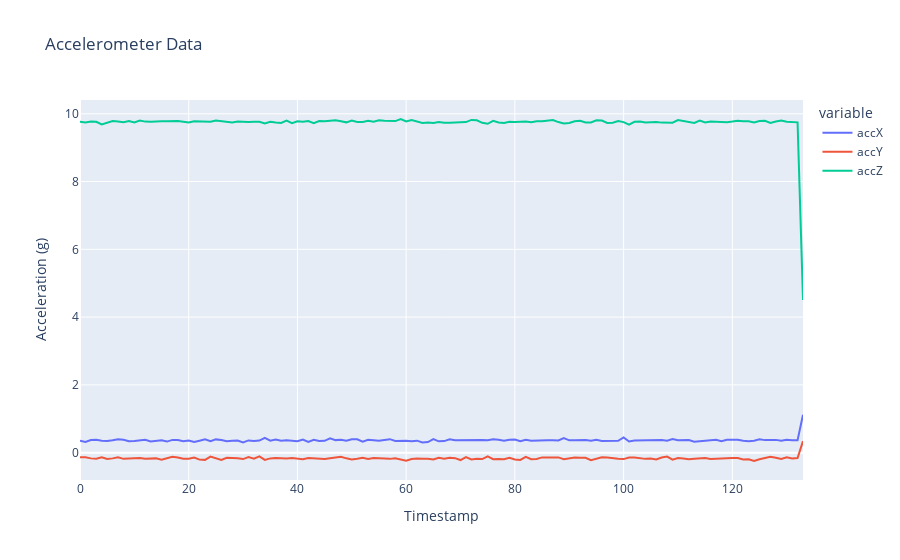

Notebook source saved alongside this figure:
### Code cell
## plotting the data using plotly
import plotly.express as px
fig = px.line(acc_sample, x='sample_index', y=['accX', 'accY', 'accZ'], title='Accelerometer Data')
fig.update_layout(xaxis_title='Timestamp', yaxis_title='Acceleration (g)')
fig.show()

### Figure 1 — Plotly figure (JSON) as saved in the notebook; plotly's stock layout.template omitted (floating-point values rounded to 4 significant figures; data arrays with more than 128 entries replaced by an {"elided": "..."} marker saying what was removed)
{"data": [{"hovertemplate": "variable=accX<br>sample_index=%{x}<br>value=%{y}<extra></extra>", "legendgroup": "accX", "line": {"color": "#636efa", "dash": "solid"}, "marker": {"symbol": "circle"}, "mode": "lines", "name": "accX", "orientation": "v", "showlegend": true, "type": "scatter", "x": {"elided": "134 int values"}, "xaxis": "x", "y": {"elided": "134 float values"}, "yaxis": "y"}, {"hovertemplate": "variable=accY<br>sample_index=%{x}<br>value=%{y}<extra></extra>", "legendgroup": "accY", "line": {"color": "#EF553B", "dash": "solid"}, "marker": {"symbol": "circle"}, "mode": "lines", "name": "accY", "orientation": "v", "showlegend": true, "type": "scatter", "x": {"elided": "134 int values"}, "xaxis": "x", "y": {"elided": "134 float values"}, "yaxis": "y"}, {"hovertemplate": "variable=accZ<br>sample_index=%{x}<br>value=%{y}<extra></extra>", "legendgroup": "accZ", "line": {"color": "#00cc96", "dash": "solid"}, "marker": {"symbol": "circle"}, "mode": "lines", "name": "accZ", "orientation": "v", "showlegend": true, "type": "scatter", "x": {"elided": "134 int values"}, "xaxis": "x", "y": {"elided": "134 float values"}, "yaxis": "y"}], "layout": {"legend": {"title": {"text": "variable"}, "tracegroupgap": 0}, "title": {"text": "Accelerometer Data"}, "xaxis": {"anchor": "y", "domain": [0, 1], "title": {"text": "Timestamp"}}, "yaxis": {"anchor": "x", "domain": [0, 1], "title": {"text": "Acceleration (g)"}}}}
